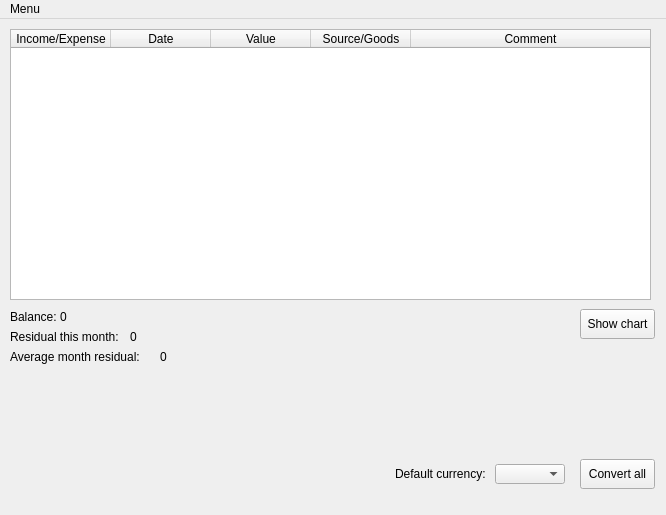
<?xml version="1.0" encoding="UTF-8"?>
<ui version="4.0">
 <class>MainWindow</class>
 <widget class="QMainWindow" name="MainWindow">
  <property name="geometry">
   <rect>
    <x>0</x>
    <y>0</y>
    <width>666</width>
    <height>515</height>
   </rect>
  </property>
  <property name="windowTitle">
   <string>PurseQt</string>
  </property>
  <property name="animated">
   <bool>true</bool>
  </property>
  <widget class="QWidget" name="centralwidget">
   <widget class="QTableWidget" name="tableTransactions">
    <property name="geometry">
     <rect>
      <x>10</x>
      <y>10</y>
      <width>641</width>
      <height>271</height>
     </rect>
    </property>
    <property name="autoFillBackground">
     <bool>false</bool>
    </property>
    <property name="sortingEnabled">
     <bool>false</bool>
    </property>
    <attribute name="horizontalHeaderShowSortIndicator" stdset="0">
     <bool>false</bool>
    </attribute>
    <attribute name="horizontalHeaderStretchLastSection">
     <bool>true</bool>
    </attribute>
    <column>
     <property name="text">
      <string>Income/Expense</string>
     </property>
    </column>
    <column>
     <property name="text">
      <string>Date</string>
     </property>
    </column>
    <column>
     <property name="text">
      <string>Value</string>
     </property>
    </column>
    <column>
     <property name="text">
      <string>Source/Goods</string>
     </property>
    </column>
    <column>
     <property name="text">
      <string>Comment</string>
     </property>
    </column>
   </widget>
   <widget class="QComboBox" name="comboBoxActiveCurrency">
    <property name="geometry">
     <rect>
      <x>495</x>
      <y>445</y>
      <width>70</width>
      <height>20</height>
     </rect>
    </property>
   </widget>
   <widget class="QLabel" name="labelActiveCurrency">
    <property name="geometry">
     <rect>
      <x>395</x>
      <y>445</y>
      <width>90</width>
      <height>20</height>
     </rect>
    </property>
    <property name="text">
     <string>Default currency:</string>
    </property>
   </widget>
   <widget class="QPushButton" name="buttonConvertMngr">
    <property name="geometry">
     <rect>
      <x>580</x>
      <y>440</y>
      <width>75</width>
      <height>30</height>
     </rect>
    </property>
    <property name="text">
     <string>Convert all</string>
    </property>
   </widget>
   <widget class="QLabel" name="labelBalance">
    <property name="geometry">
     <rect>
      <x>10</x>
      <y>290</y>
      <width>47</width>
      <height>16</height>
     </rect>
    </property>
    <property name="text">
     <string>Balance:</string>
    </property>
   </widget>
   <widget class="QLabel" name="labelBalanceValue">
    <property name="geometry">
     <rect>
      <x>60</x>
      <y>290</y>
      <width>581</width>
      <height>16</height>
     </rect>
    </property>
    <property name="text">
     <string>0</string>
    </property>
   </widget>
   <widget class="QLabel" name="labelResidualThisMonth">
    <property name="geometry">
     <rect>
      <x>10</x>
      <y>310</y>
      <width>111</width>
      <height>16</height>
     </rect>
    </property>
    <property name="text">
     <string>Residual this month:</string>
    </property>
   </widget>
   <widget class="QLabel" name="labelResidualThisMonthValue">
    <property name="geometry">
     <rect>
      <x>130</x>
      <y>310</y>
      <width>511</width>
      <height>16</height>
     </rect>
    </property>
    <property name="text">
     <string>0</string>
    </property>
   </widget>
   <widget class="QLabel" name="labelResidualAvgMonthValue">
    <property name="geometry">
     <rect>
      <x>160</x>
      <y>330</y>
      <width>481</width>
      <height>16</height>
     </rect>
    </property>
    <property name="text">
     <string>0</string>
    </property>
   </widget>
   <widget class="QLabel" name="labelResidualAvgMonth">
    <property name="geometry">
     <rect>
      <x>10</x>
      <y>330</y>
      <width>141</width>
      <height>16</height>
     </rect>
    </property>
    <property name="text">
     <string>Average month residual:</string>
    </property>
   </widget>
   <widget class="QPushButton" name="buttonShowChart">
    <property name="geometry">
     <rect>
      <x>580</x>
      <y>290</y>
      <width>75</width>
      <height>30</height>
     </rect>
    </property>
    <property name="text">
     <string>Show chart</string>
    </property>
   </widget>
  </widget>
  <widget class="QMenuBar" name="menubar">
   <property name="geometry">
    <rect>
     <x>0</x>
     <y>0</y>
     <width>666</width>
     <height>21</height>
    </rect>
   </property>
   <widget class="QMenu" name="contextMenu">
    <property name="title">
     <string>Menu</string>
    </property>
    <addaction name="actionAddIncome"/>
    <addaction name="actionAddExpense"/>
    <addaction name="separator"/>
    <addaction name="actionLoad"/>
    <addaction name="actionSaveAs"/>
    <addaction name="separator"/>
   </widget>
   <addaction name="contextMenu"/>
  </widget>
  <widget class="QStatusBar" name="statusbar">
   <property name="sizeGripEnabled">
    <bool>false</bool>
   </property>
  </widget>
  <action name="actionAddIncome">
   <property name="text">
    <string>Add income...</string>
   </property>
  </action>
  <action name="actionAddExpense">
   <property name="text">
    <string>Add expense...</string>
   </property>
  </action>
  <action name="actionLoad">
   <property name="text">
    <string>Load...</string>
   </property>
  </action>
  <action name="actionSaveAs">
   <property name="text">
    <string>Save as...</string>
   </property>
  </action>
 </widget>
 <resources/>
 <connections/>
</ui>
